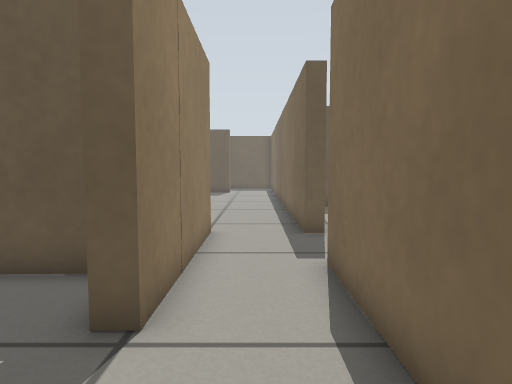
View 1 (above)

20 first-person views from a walk through a world built for the Gazebo simulator. The camera is 0.48 m above the floor, tilts 4° down and sees 75° across. The floor is counted in squares, 0.25 m on a side. Each view is taken from the middle of a square. On the plan, view 1 faces up. The plan holds only what a view shows up to about 17 squares ahead; the rest is blank.

View 2
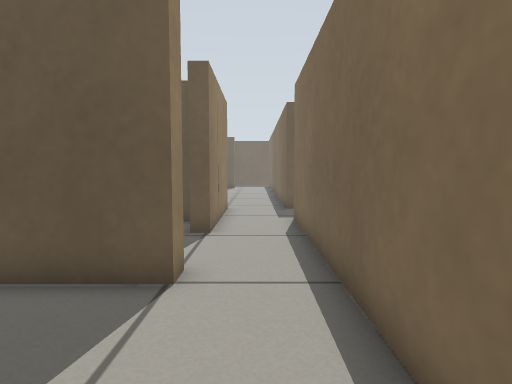

View 3
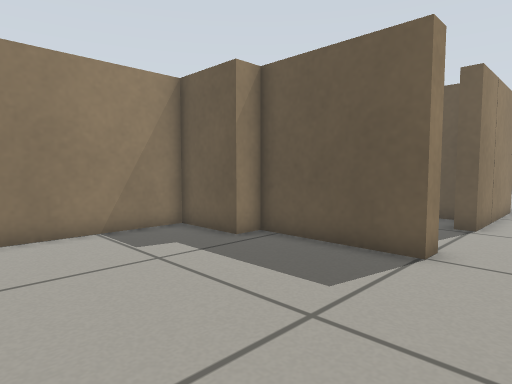

View 4
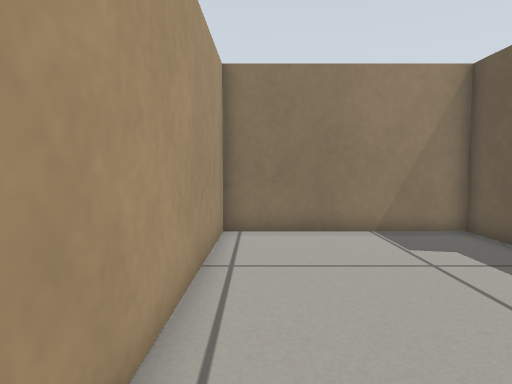

View 5
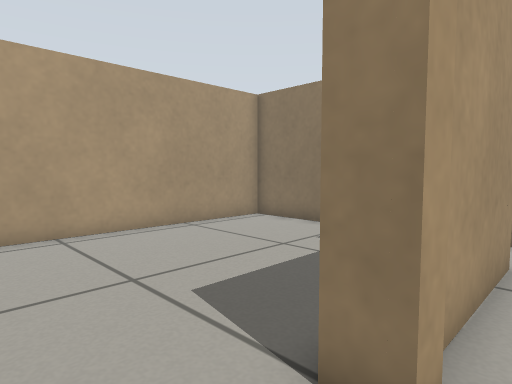

View 6
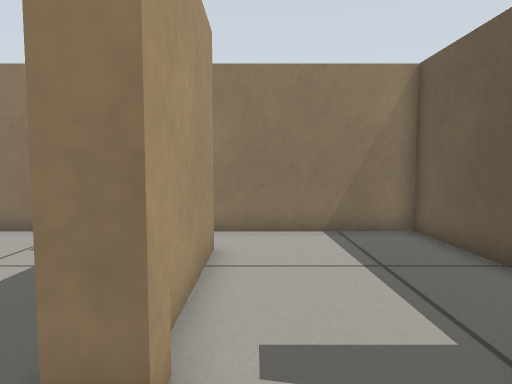

View 7
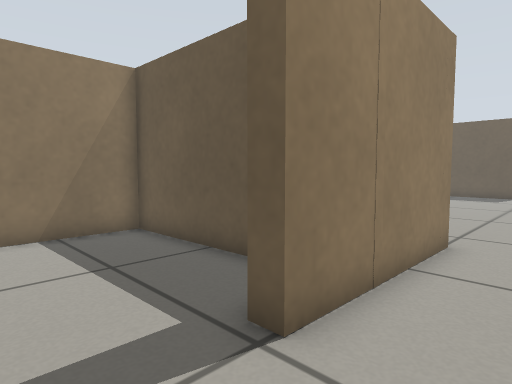

View 8
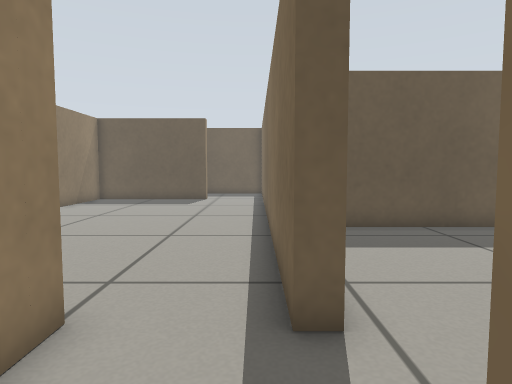

View 9
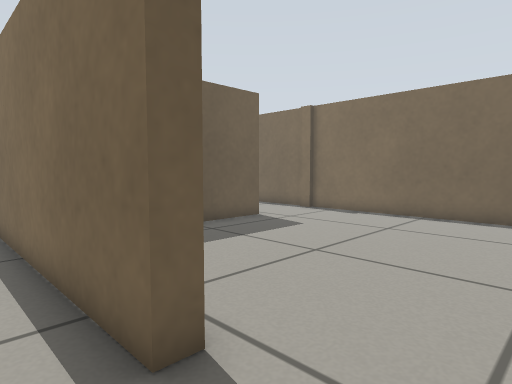

View 10
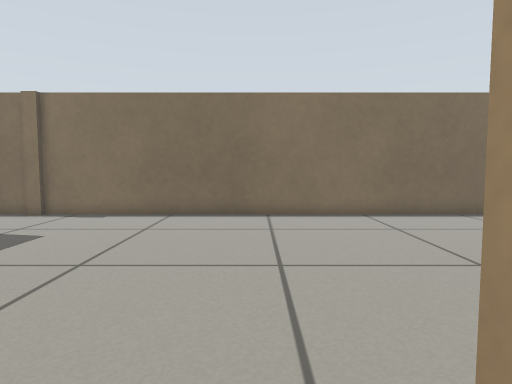

View 11
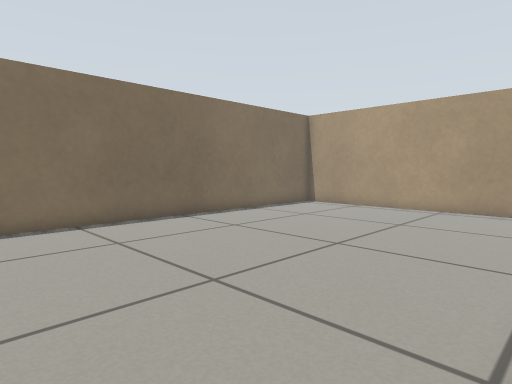

View 12
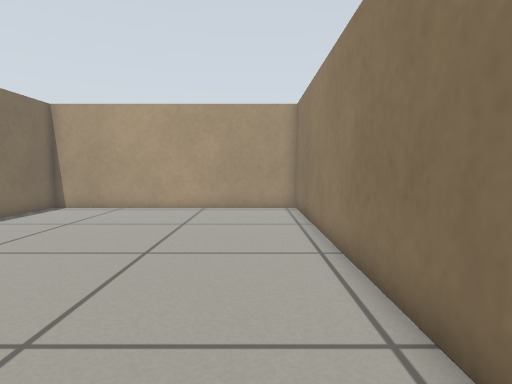

View 13
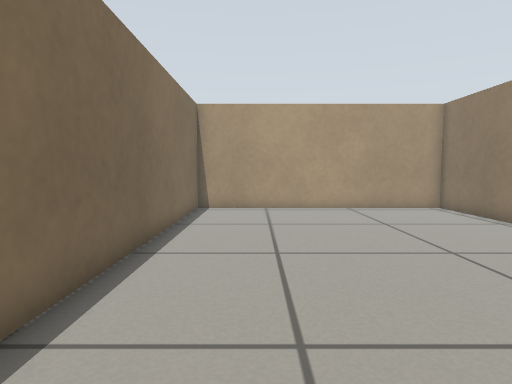

View 14
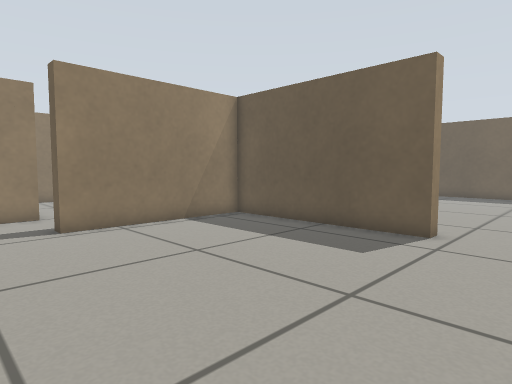

View 15
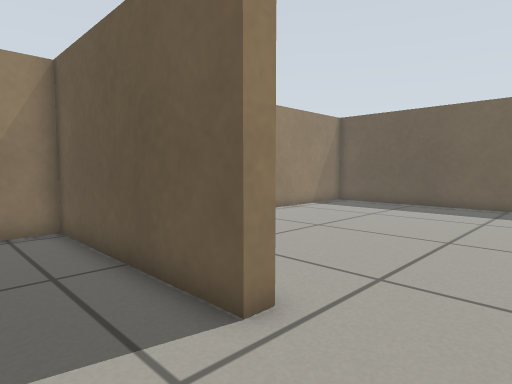

View 16
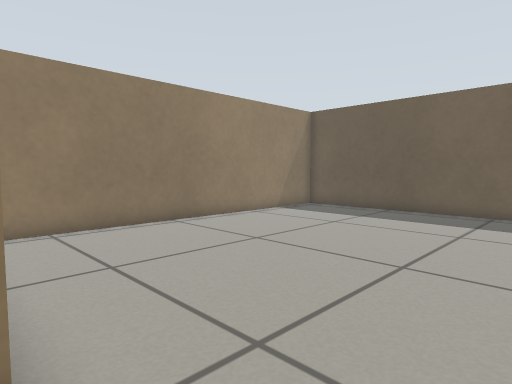

View 17
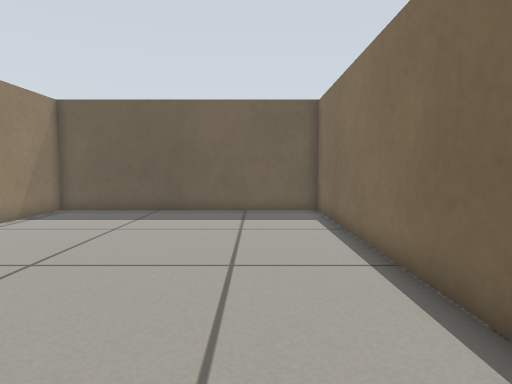

View 18
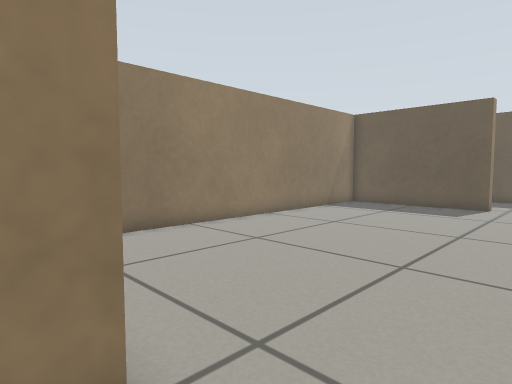

View 19
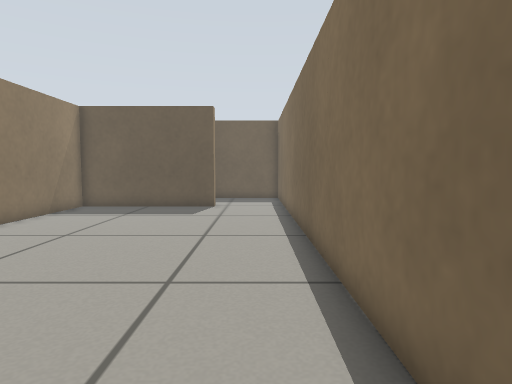

View 20
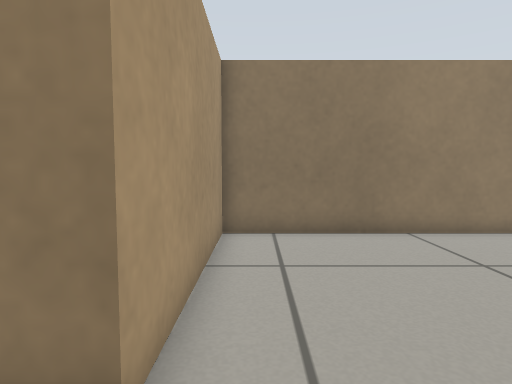

### Floor plan
Points are (right, up) in squares from view 1. A wall is a line through its corners. A room is listed if a view was taken in it or the views show most of it. See-through windows are left out.
Room 1 (views 1, 2, 3, 4)
walls: (1.4, -4.3) (1.4, 0.4); (-1.4, 0.2) (-1.4, -0.6) (-6.2, -0.6) (-6.2, -1.6) (-9.1, -1.6) (-9.1, -9) (-0.2, -9.2)
ways out: opening at (0, 0) to room 2
Room 2 (views 5, 6, 7, 8, 9, 10, 11, 18)
walls: (1.4, 0.4) (1.4, 6.6); (-1.4, 10) (-1.4, 3.8); (2, 9.8) (1.4, 9.8)
ways out: opening at (0, 0) to room 1; opening at (2, 8) to room 3; opening at (0.5, 10) to room 4; opening at (-2, 2) to room 6
Room 3 (views 12, 13, 14, 15, 16, 17)
walls: (2, 4.6) (2, -9.2) (13.8, -9.4) (13.8, 16.9); (10, 17.5) (10, 16.8) (2, 16.8) (2, 9.8); (13.6, 16.8) (13.6, 17.5)
ways out: opening at (2, 8) to room 2; opening at (11.5, 17) to room 5
Room 4 (views 19, 20)
walls: (-2.1, 26.8) (-8.8, 26.8) (-8.8, 10) (-1.4, 10); (1.4, 9.8) (1.4, 27.2)
ways out: opening at (0.5, 10) to room 2; opening at (-0.5, 27)
Room 5 (no view inside)
walls: (13.8, 20.5) (13.8, 32.2) (2, 32.2) (2, 18.4); (13.8, 17.5) (13.8, 18.8)
ways out: opening at (11.5, 17) to room 3
Room 6 (no view inside)
walls: (-6.9, 0) (-2.8, 0); (-1.4, 3.8) (-2, 3.8); (-2.3, 6) (-9.1, 5.8) (-9.1, -0.4); (-2, 0.2) (-1.4, 0.2)
ways out: opening at (-2, 2) to room 2

Positions as (right, up) in squares from view 1, and headings:
1: (0, 0), facing up
2: (0, -6), facing up
3: (1, -8), facing up-left
4: (1, -8), facing left
5: (1, 1), facing down-left
6: (1, 1), facing left
7: (1, 1), facing up-left
8: (1, 6), facing up
9: (0, 7), facing up-right
10: (0, 8), facing right
11: (2, 7), facing down-right
12: (4, 7), facing down
13: (11, 7), facing down
14: (13, 7), facing up-left
15: (13, 14), facing up-left
16: (13, 17), facing up-left
17: (11, 17), facing up
18: (1, 9), facing up-left
19: (0, 10), facing up
20: (1, 11), facing left
